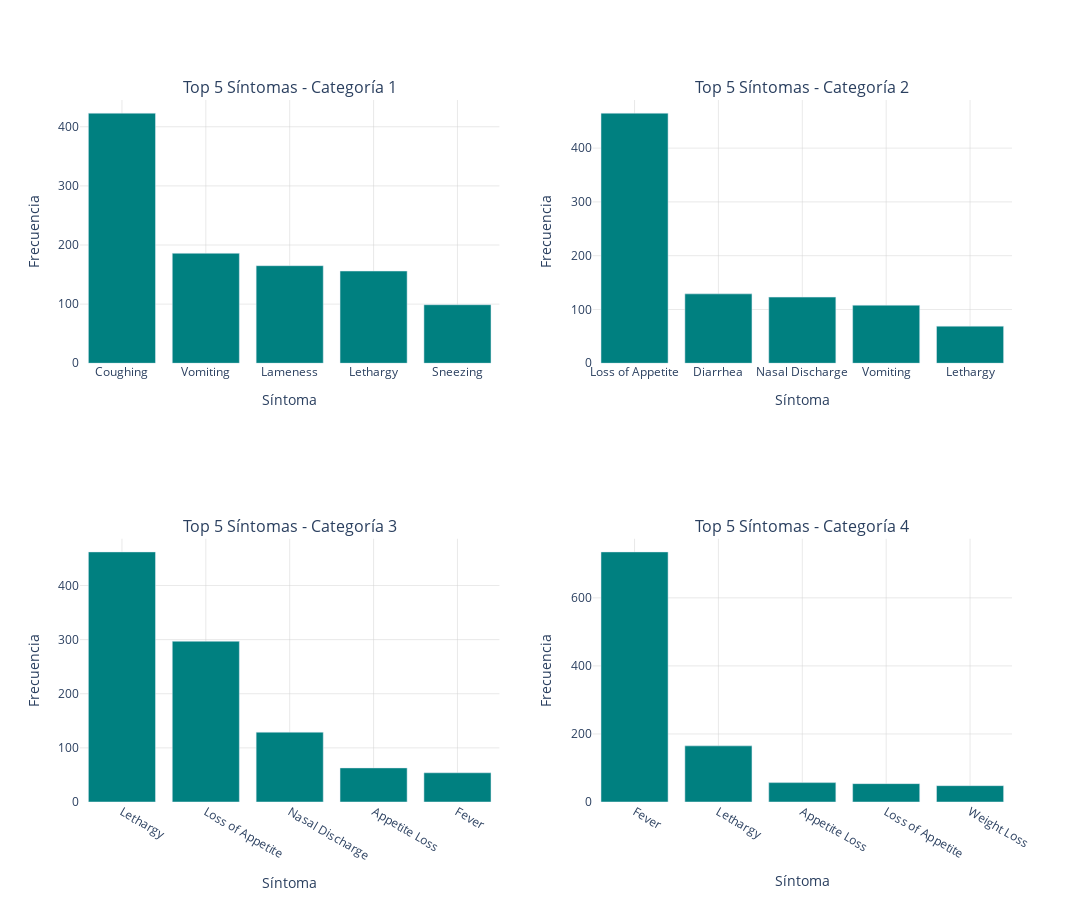

The code cell stored with this chart in its notebook:
### Code cell
fig3 = make_subplots(
    rows=2, cols=2,
    subplot_titles=('Top 5 Síntomas - Categoría 1', 'Top 5 Síntomas - Categoría 2', 
                   'Top 5 Síntomas - Categoría 3', 'Top 5 Síntomas - Categoría 4')
)

for i, symptom_col in enumerate(['Symptom_1', 'Symptom_2', 'Symptom_3', 'Symptom_4'], 1):
    # Contar frecuencia de cada síntoma y obtener top 5
    symptom_counts = df[symptom_col].value_counts().head(5)
    
    row = (i-1) // 2 + 1
    col = (i-1) % 2 + 1
    
    fig3.add_trace(
        go.Bar(
            x=symptom_counts.index,
            y=symptom_counts.values,
            marker_color='teal',
            showlegend=False,
        ),
        row=row, col=col
    )
    
    fig3.update_xaxes(title_text="Síntoma", row=row, col=col)
    fig3.update_yaxes(title_text="Frecuencia", row=row, col=col)

fig3.update_layout(
    height=900,
    width=1400,
    showlegend=False,
    plot_bgcolor='rgba(0,0,0,0)',
    paper_bgcolor='rgba(0,0,0,0)'
)

# Aplicar estilo a cada subplot
for i in range(1, 3):
    for j in range(1, 3):
        fig3.update_xaxes(showgrid=True, gridcolor='lightgrey', gridwidth=0.5, row=i, col=j)
        fig3.update_yaxes(showgrid=True, gridcolor='lightgrey', gridwidth=0.5, row=i, col=j)

fig3.show()

### Figure 1 — Plotly figure (JSON) as saved in the notebook; plotly's stock layout.template omitted (floating-point values rounded to 4 significant figures)
{"data": [{"marker": {"color": "teal"}, "showlegend": false, "type": "bar", "x": ["Coughing", "Vomiting", "Lameness", "Lethargy", "Sneezing"], "xaxis": "x", "y": [423, 186, 165, 156, 99], "yaxis": "y"}, {"marker": {"color": "teal"}, "showlegend": false, "type": "bar", "x": ["Loss of Appetite", "Diarrhea", "Nasal Discharge", "Vomiting", "Lethargy"], "xaxis": "x2", "y": [465, 129, 123, 108, 69], "yaxis": "y2"}, {"marker": {"color": "teal"}, "showlegend": false, "type": "bar", "x": ["Lethargy", "Loss of Appetite", "Nasal Discharge", "Appetite Loss", "Fever"], "xaxis": "x3", "y": [462, 297, 129, 63, 54], "yaxis": "y3"}, {"marker": {"color": "teal"}, "showlegend": false, "type": "bar", "x": ["Fever", "Lethargy", "Appetite Loss", "Loss of Appetite", "Weight Loss"], "xaxis": "x4", "y": [735, 165, 57, 54, 48], "yaxis": "y4"}], "layout": {"annotations": [{"font": {"size": 16}, "showarrow": false, "text": "Top 5 Síntomas - Categoría 1", "x": 0.225, "xanchor": "center", "xref": "paper", "y": 1, "yanchor": "bottom", "yref": "paper"}, {"font": {"size": 16}, "showarrow": false, "text": "Top 5 Síntomas - Categoría 2", "x": 0.775, "xanchor": "center", "xref": "paper", "y": 1, "yanchor": "bottom", "yref": "paper"}, {"font": {"size": 16}, "showarrow": false, "text": "Top 5 Síntomas - Categoría 3", "x": 0.225, "xanchor": "center", "xref": "paper", "y": 0.375, "yanchor": "bottom", "yref": "paper"}, {"font": {"size": 16}, "showarrow": false, "text": "Top 5 Síntomas - Categoría 4", "x": 0.775, "xanchor": "center", "xref": "paper", "y": 0.375, "yanchor": "bottom", "yref": "paper"}], "height": 900, "paper_bgcolor": "rgba(0,0,0,0)", "plot_bgcolor": "rgba(0,0,0,0)", "showlegend": false, "width": 1400, "xaxis": {"anchor": "y", "domain": [0, 0.45], "gridcolor": "lightgrey", "gridwidth": 0.5, "showgrid": true, "title": {"text": "Síntoma"}}, "xaxis2": {"anchor": "y2", "domain": [0.55, 1], "gridcolor": "lightgrey", "gridwidth": 0.5, "showgrid": true, "title": {"text": "Síntoma"}}, "xaxis3": {"anchor": "y3", "domain": [0, 0.45], "gridcolor": "lightgrey", "gridwidth": 0.5, "showgrid": true, "title": {"text": "Síntoma"}}, "xaxis4": {"anchor": "y4", "domain": [0.55, 1], "gridcolor": "lightgrey", "gridwidth": 0.5, "showgrid": true, "title": {"text": "Síntoma"}}, "yaxis": {"anchor": "x", "domain": [0.625, 1], "gridcolor": "lightgrey", "gridwidth": 0.5, "showgrid": true, "title": {"text": "Frecuencia"}}, "yaxis2": {"anchor": "x2", "domain": [0.625, 1], "gridcolor": "lightgrey", "gridwidth": 0.5, "showgrid": true, "title": {"text": "Frecuencia"}}, "yaxis3": {"anchor": "x3", "domain": [0, 0.375], "gridcolor": "lightgrey", "gridwidth": 0.5, "showgrid": true, "title": {"text": "Frecuencia"}}, "yaxis4": {"anchor": "x4", "domain": [0, 0.375], "gridcolor": "lightgrey", "gridwidth": 0.5, "showgrid": true, "title": {"text": "Frecuencia"}}}}
